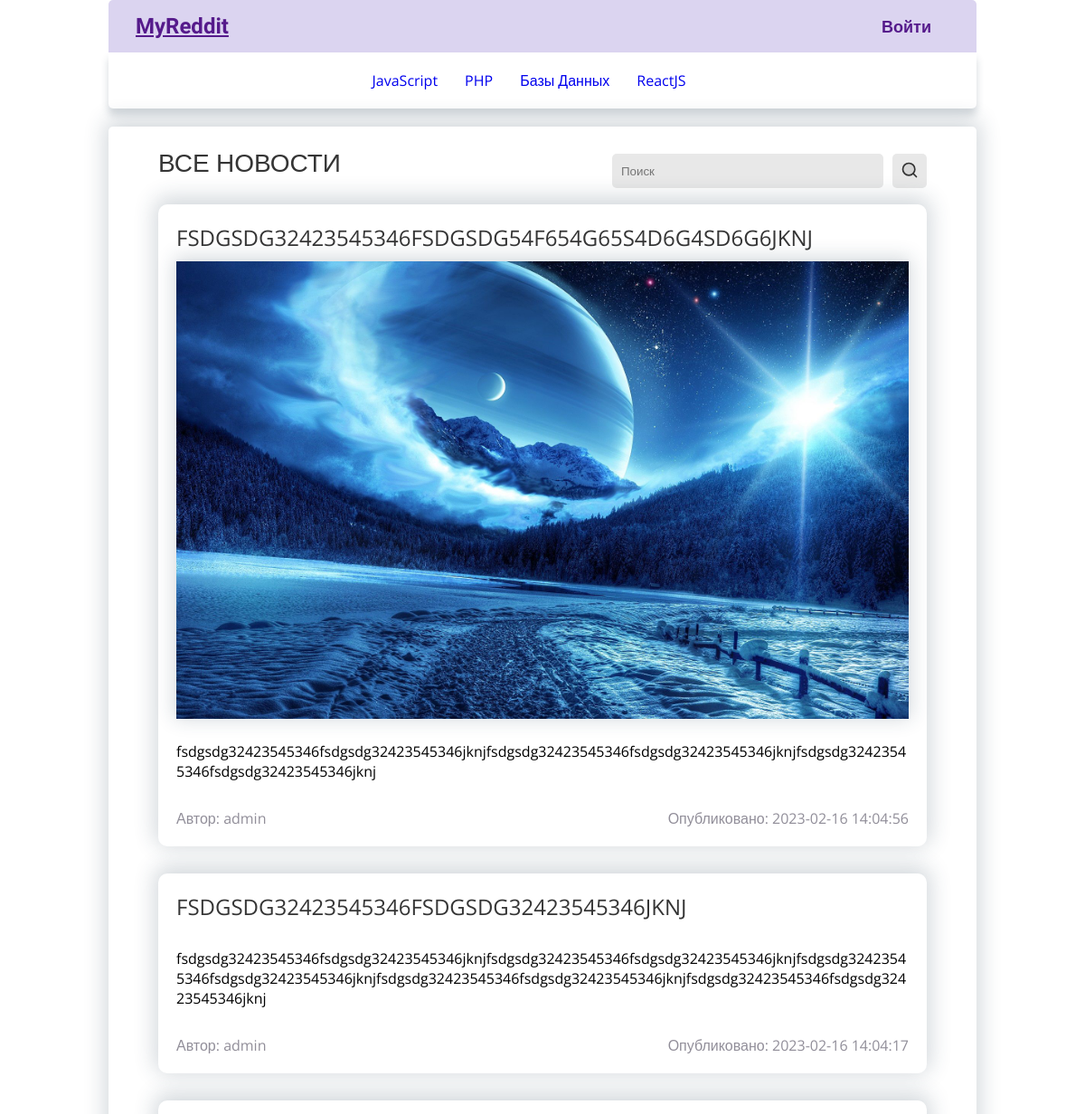
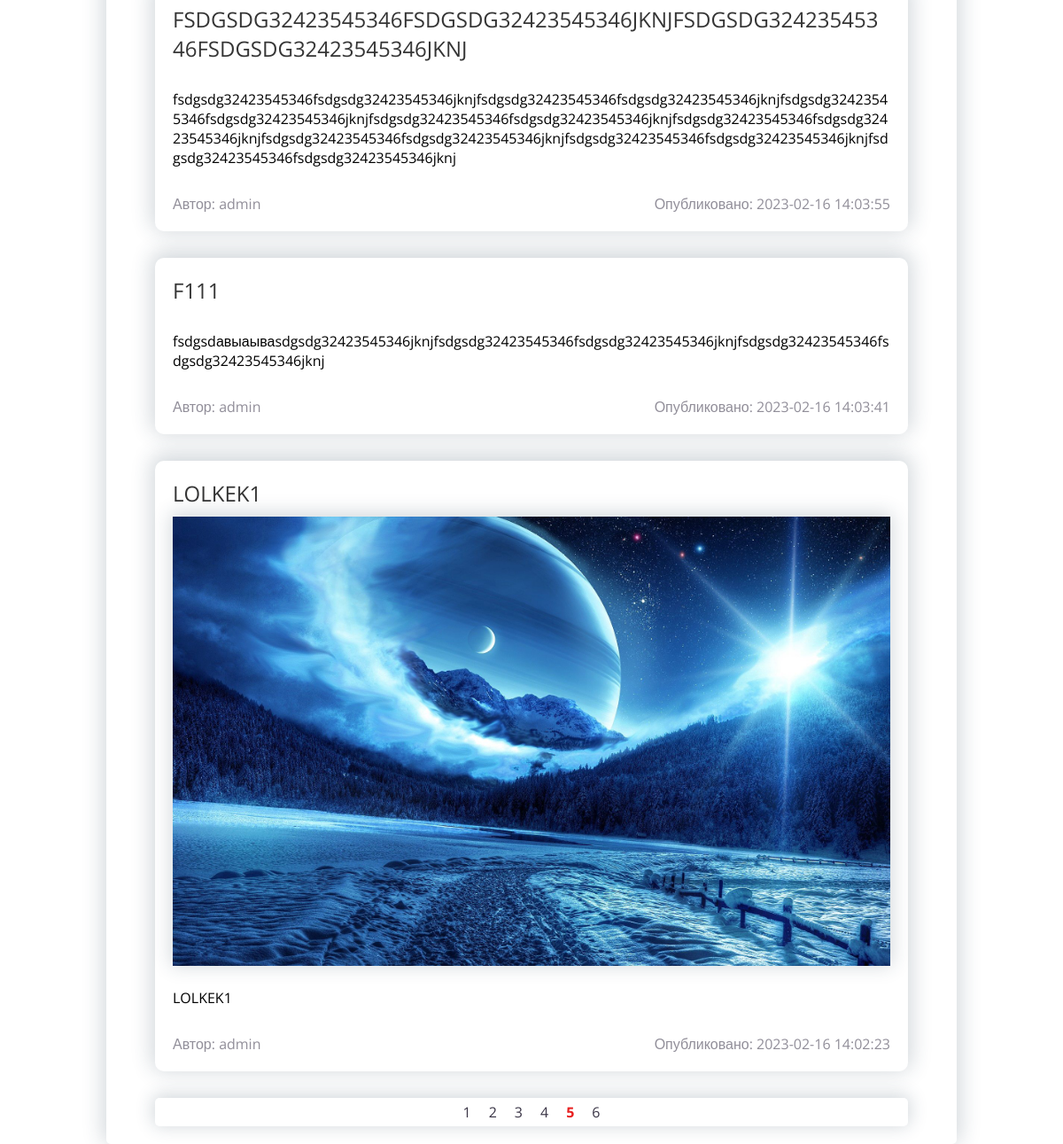
The page /main/page/?p=5 on the database its author committed (2 pictures, top to bottom).
### tables this page shows
CREATE TABLE `news` (
  `idNews` int NOT NULL,
  `idCategory` int NOT NULL,
  `theme` varchar(255) NOT NULL,
  `pictureLink` varchar(255) DEFAULT NULL,
  `textContent` varchar(2000) NOT NULL,
  `idUser` int NOT NULL,
  `createDate` timestamp NOT NULL DEFAULT CURRENT_TIMESTAMP,
  `changeDate` timestamp NULL DEFAULT NULL,
  `likeCount` int DEFAULT NULL,
  `moderationStatus` tinyint NOT NULL DEFAULT '0'
);

CREATE TABLE `user` (
  `idUser` int NOT NULL,
  `name` varchar(50) NOT NULL,
  `email` varchar(50) NOT NULL,
  `idgroup` int NOT NULL DEFAULT '1',
  `registrationDate` timestamp NOT NULL DEFAULT CURRENT_TIMESTAMP,
  `password` varchar(255) NOT NULL,
  `gender` enum('Мужчина','Женщина') NOT NULL
);

### application/core/view.php (called while the page is built, shortened)
<?php
class View
{
	function generate($content_view, $template_view, $data = null)
	{
		include 'application/views/'.$template_view;
	}
}

### application/controllers/controller_main.php (called while the page is built, shortened)
<?php
class Controller_Main extends Controller
{
	function __construct()
	{
		$this->model = new Model_Main();
		$this->view = new View();
	}
	function action_page(){
		$page = intval($_GET['p'] ?? 1);
		$data = $this->model->get_dataPage($page);
		$this->view->generate('main_view.php', 'template_view.php', $data);
	}
}

### application/core/route.php (called while the page is built, shortened)
<?php
class Route
{
	static function start()
	{
		$action_name = 'index';
		$routes = explode('/', $_SERVER['REQUEST_URI']);
		if ( !empty($routes[2]) )
		{
			$action_name = $routes[2];
		}
		$action_name = 'action_'.$action_name;
		$controller = new $controller_name();
		$controller->$action_name();
	}
}

### application/bootstrap.php (called while the page is built, shortened)
<?php
Route::start();

### index.php (called while the page is built, shortened)
<?php
require_once 'application/bootstrap.php';

### application/core/model.php (called while the page is built, shortened)
<?php
class Model
{
	private static $connect;
	public function __construct()
	{
		if(!self::$connect){
			self::$connect = mysqli_connect('localhost', 'root', '', 'myReddit');
		}
	}
	protected function get_many($query){
		try{
			if($result = mysqli_query(self::$connect,$query)){
				$data = mysqli_fetch_all($result,MYSQLI_ASSOC);
			}else{
				throw new \Exception(mysqli_error(self::$connect));
			}
			return $data;
		}catch(\Throwable $e){
			echo $e->getMessage();
		}
	}
}

### application/models/model_main.php (called while the page is built, shortened)
<?php
class Model_Main extends Model
{
  public $itemperpage = ITEMS_PER_PAGE;
  public function get_dataPage($page)
	{
    $firstNumber = ($page - 1) * $this->itemperpage;
        $sql = "SELECT * FROM news
        INNER JOIN category
          ON news.idCategory = category.idCategory
        INNER JOIN user
          ON news.idUser = user.idUser
      WHERE news.moderationStatus = 1
      ORDER BY news.createDate DESC LIMIT $firstNumber, $this->itemperpage";
      $result =  $this->get_many($sql);;
       $data['news'] = $result;
       $sql2 = "SELECT COUNT(*) FROM news
       WHERE news.moderationStatus = 1";
      $pages = $this->get_count($sql2);
      $data['pagesCount'] = ceil($pages/$this->itemperpage) ;
		return $data;
	}
}

### application/views/main_view.php (the view, shortened to what this page needs)
<div class="news_container">
    <?php
        if(empty($news)){
            echo "<h1>Все новости</h1>";
            echo "<div class='no_news'>Нет новостей...</div>";
        }else{
            echo "<h1>Все новости</h1>";
            foreach($news as $row)
            {   ?>
                <div class='news_post'>
                    <h2 class='news_post_title'><?=$row['theme']?></h2>
                        <?php
                            if(!empty($row['pictureLink'])){ ?>
                                <img class='news_img' width='100%' height='100%' src=<?='/upload/'.$row['pictureLink'] ?> />
                          <?php  }
                        ?>
                        <p class='news_post_text'><?=$row['textContent']?></p>
                        <div class='news_post_meta'>
                            <div class='news_post_usename'>Автор: <?=$row['name']?></div>
                            <div class='news_post_create'>Опубликовано: <?=$row['createDate']?></div>
                        </div>
                    </div>
            <?php }
    }
    ?>
    <div class="pagination">
        <?php
        for ($i = 1; $i <= $pagesCount; $i++){
            if ($i == (isset($_GET['p'])?$_GET['p']:1)){
                echo "<a class='pagination_link visit_link' href ='/main/page/?p=$i'>$i</a>";
            } else {
                ?>
        <a class="pagination_link" href ="/main/page/?p=<?=$i?>"><?=$i?></a>
        <?php
            }
        }
        ?>
    </div>
</div>

### css/style.css (style rules this page uses)
p,h1,h2,h3,h4,h5 { word-wrap:break-word; overflow-x: hidden; }
button,a { cursor:pointer; }
a { text-decoration: none; }
body { font-size: 16px; }
body,input { font-family:"Open Sans", sans-serif; }
h1,h2,h3,h4 { text-transform: uppercase; font-weight: normal; font-family: "Open Sans", sans-serif; color: #353535; margin-bottom: 1em; }
h1 { font-size: 1.75em; }
h2 { font-size: 1.5em; }
.news_container,.news_creator_container { padding:20px 55px; }
.news_post { margin-bottom:30px; padding:20px; border-radius:10px; box-shadow: 0px -4px 23px 4px rgba(34, 60, 80, 0.2); position:relative; }
.news_post_meta { display:flex; justify-content:space-between; margin-top:10px; color:#918e99; }
.news_img { box-shadow: 0px -2px 20px 2px rgba(34, 60, 80, 0.2); }
.news_post_text { padding:20px 0; }
.news_post_title { margin-bottom:10px; }
.pagination { display:flex; border-radius:5px; box-shadow: 0px -2px 20px 2px rgba(34, 60, 80, 0.2); justify-content:center; }
.pagination_link { color:#393445; padding:5px 10px; }
.visit_link { color:#e82121; font-weight:bold; }

### rows shown on the page
news: theme "FSDGSDG32423545346FSDGSDG54F654G65S4D6G4SD6G6JKNJ", pictureLink (picture), textContent "fsdgsdg32423545346fsdgsdg32423545346jknjfsdgsdg32423545346fsdgsdg32423545346jknjfsdgsdg32423545346fsdgsdg32423545346jknj", idUser.name "admin", createDate "2023-02-16 14:04:56"
news: theme "FSDGSDG32423545346FSDGSDG32423545346JKNJ", textContent "fsdgsdg32423545346fsdgsdg32423545346jknjfsdgsdg32423545346fsdgsdg32423545346jknjfsdgsdg32423545346fsdgsdg32423545346jknjfsdgsdg32423545346fsdgsdg32423545346jknjfsdgsdg32423545346fsdgsdg32423545346jknj", idUser.name "admin", createDate "2023-02-16 14:04:17"
news: theme "FSDGSDG32423545346FSDGSDG32423545346JKNJFSDGSDG32423545346FSDGSDG32423545346JKNJ", textContent "fsdgsdg32423545346fsdgsdg32423545346jknjfsdgsdg32423545346fsdgsdg32423545346jknjfsdgsdg32423545346fsdgsdg32423545346jknjfsdgsdg32423545346fsdgsdg32423545346jknjfsdgsdg32423545346fsdgsdg32423545346jknjfsdgsdg32423545346fsdgsdg32423545346jknjfsdgsdg32423545346fsdgsdg32423545346jknjfsdgsdg32423545346fsdgsdg32423545346jknj", idUser.name "admin", createDate "2023-02-16 14:03:55"
news: theme "F111", textContent "fsdgsdавыаываsdgsdg32423545346jknjfsdgsdg32423545346fsdgsdg32423545346jknjfsdgsdg32423545346fsdgsdg32423545346jknj", idUser.name "admin", createDate "2023-02-16 14:03:41"
news: theme "LOLKEK1", pictureLink (picture), textContent "LOLKEK1", idUser.name "admin", createDate "2023-02-16 14:02:23"
